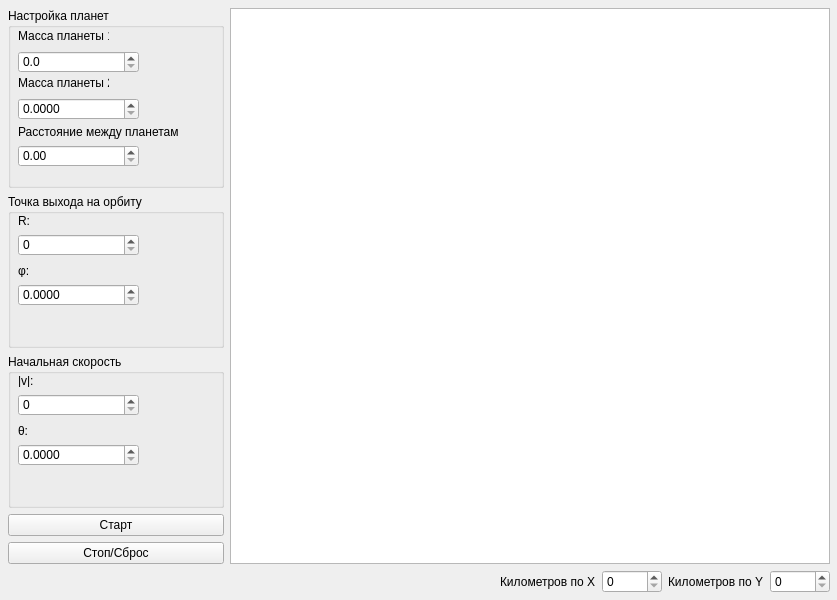
<?xml version="1.0" encoding="UTF-8"?>
<ui version="4.0">
 <class>form</class>
 <widget class="QWidget" name="form">
  <property name="geometry">
   <rect>
    <x>0</x>
    <y>0</y>
    <width>837</width>
    <height>600</height>
   </rect>
  </property>
  <property name="sizePolicy">
   <sizepolicy hsizetype="Expanding" vsizetype="Expanding">
    <horstretch>0</horstretch>
    <verstretch>0</verstretch>
   </sizepolicy>
  </property>
  <property name="maximumSize">
   <size>
    <width>837</width>
    <height>600</height>
   </size>
  </property>
  <property name="windowTitle">
   <string>form</string>
  </property>
  <widget class="QWidget" name="verticalLayoutWidget">
   <property name="geometry">
    <rect>
     <x>0</x>
     <y>0</y>
     <width>838</width>
     <height>601</height>
    </rect>
   </property>
   <layout class="QVBoxLayout" name="verticalLayout">
    <property name="leftMargin">
     <number>8</number>
    </property>
    <property name="topMargin">
     <number>8</number>
    </property>
    <property name="rightMargin">
     <number>8</number>
    </property>
    <property name="bottomMargin">
     <number>8</number>
    </property>
    <item>
     <layout class="QHBoxLayout" name="horizontalLayout_3">
      <property name="spacing">
       <number>6</number>
      </property>
      <property name="sizeConstraint">
       <enum>QLayout::SetDefaultConstraint</enum>
      </property>
      <item>
       <layout class="QVBoxLayout" name="verticalLayout_4" stretch="0,0,0,0,0">
        <property name="spacing">
         <number>6</number>
        </property>
        <item>
         <widget class="QGroupBox" name="groupBox_5">
          <property name="enabled">
           <bool>true</bool>
          </property>
          <property name="sizePolicy">
           <sizepolicy hsizetype="Preferred" vsizetype="Fixed">
            <horstretch>0</horstretch>
            <verstretch>0</verstretch>
           </sizepolicy>
          </property>
          <property name="minimumSize">
           <size>
            <width>0</width>
            <height>180</height>
           </size>
          </property>
          <property name="maximumSize">
           <size>
            <width>16777215</width>
            <height>16777215</height>
           </size>
          </property>
          <property name="title">
           <string>Настройка планет</string>
          </property>
          <widget class="QLabel" name="label_3">
           <property name="geometry">
            <rect>
             <x>10</x>
             <y>20</y>
             <width>91</width>
             <height>16</height>
            </rect>
           </property>
           <property name="text">
            <string>Масса планеты 1:</string>
           </property>
          </widget>
          <widget class="QLabel" name="label_4">
           <property name="geometry">
            <rect>
             <x>10</x>
             <y>116</y>
             <width>161</width>
             <height>16</height>
            </rect>
           </property>
           <property name="text">
            <string>Расстояние между планетами:</string>
           </property>
          </widget>
          <widget class="QDoubleSpinBox" name="weight_1">
           <property name="geometry">
            <rect>
             <x>10</x>
             <y>43</y>
             <width>121</width>
             <height>22</height>
            </rect>
           </property>
           <property name="decimals">
            <number>1</number>
           </property>
          </widget>
          <widget class="QDoubleSpinBox" name="distance">
           <property name="geometry">
            <rect>
             <x>10</x>
             <y>137</y>
             <width>121</width>
             <height>22</height>
            </rect>
           </property>
          </widget>
          <widget class="QLabel" name="label_9">
           <property name="geometry">
            <rect>
             <x>10</x>
             <y>67</y>
             <width>91</width>
             <height>16</height>
            </rect>
           </property>
           <property name="text">
            <string>Масса планеты 2:</string>
           </property>
          </widget>
          <widget class="QDoubleSpinBox" name="weight_2">
           <property name="geometry">
            <rect>
             <x>10</x>
             <y>90</y>
             <width>121</width>
             <height>22</height>
            </rect>
           </property>
           <property name="decimals">
            <number>4</number>
           </property>
          </widget>
         </widget>
        </item>
        <item>
         <widget class="QGroupBox" name="groupBox_6">
          <property name="enabled">
           <bool>true</bool>
          </property>
          <property name="maximumSize">
           <size>
            <width>16777215</width>
            <height>16777215</height>
           </size>
          </property>
          <property name="title">
           <string>Точка выхода на орбиту</string>
          </property>
          <widget class="QLabel" name="label_5">
           <property name="geometry">
            <rect>
             <x>10</x>
             <y>20</y>
             <width>47</width>
             <height>13</height>
            </rect>
           </property>
           <property name="text">
            <string>R:</string>
           </property>
          </widget>
          <widget class="QSpinBox" name="R">
           <property name="geometry">
            <rect>
             <x>10</x>
             <y>40</y>
             <width>121</width>
             <height>22</height>
            </rect>
           </property>
          </widget>
          <widget class="QLabel" name="label_6">
           <property name="geometry">
            <rect>
             <x>10</x>
             <y>70</y>
             <width>47</width>
             <height>13</height>
            </rect>
           </property>
           <property name="text">
            <string>φ:</string>
           </property>
          </widget>
          <widget class="QDoubleSpinBox" name="fi">
           <property name="geometry">
            <rect>
             <x>10</x>
             <y>90</y>
             <width>121</width>
             <height>22</height>
            </rect>
           </property>
           <property name="decimals">
            <number>4</number>
           </property>
          </widget>
         </widget>
        </item>
        <item>
         <widget class="QGroupBox" name="groupBox">
          <property name="sizePolicy">
           <sizepolicy hsizetype="Preferred" vsizetype="Preferred">
            <horstretch>0</horstretch>
            <verstretch>0</verstretch>
           </sizepolicy>
          </property>
          <property name="minimumSize">
           <size>
            <width>0</width>
            <height>0</height>
           </size>
          </property>
          <property name="maximumSize">
           <size>
            <width>16777215</width>
            <height>16777215</height>
           </size>
          </property>
          <property name="title">
           <string>Начальная скорость</string>
          </property>
          <widget class="QLabel" name="label_7">
           <property name="geometry">
            <rect>
             <x>10</x>
             <y>20</y>
             <width>47</width>
             <height>13</height>
            </rect>
           </property>
           <property name="text">
            <string>|v|:</string>
           </property>
          </widget>
          <widget class="QSpinBox" name="V">
           <property name="geometry">
            <rect>
             <x>10</x>
             <y>40</y>
             <width>121</width>
             <height>22</height>
            </rect>
           </property>
          </widget>
          <widget class="QDoubleSpinBox" name="teta">
           <property name="geometry">
            <rect>
             <x>10</x>
             <y>90</y>
             <width>121</width>
             <height>22</height>
            </rect>
           </property>
           <property name="decimals">
            <number>4</number>
           </property>
          </widget>
          <widget class="QLabel" name="label_8">
           <property name="geometry">
            <rect>
             <x>10</x>
             <y>70</y>
             <width>47</width>
             <height>13</height>
            </rect>
           </property>
           <property name="text">
            <string>θ:</string>
           </property>
          </widget>
         </widget>
        </item>
        <item>
         <widget class="QPushButton" name="start">
          <property name="enabled">
           <bool>true</bool>
          </property>
          <property name="minimumSize">
           <size>
            <width>0</width>
            <height>0</height>
           </size>
          </property>
          <property name="maximumSize">
           <size>
            <width>16777215</width>
            <height>16777215</height>
           </size>
          </property>
          <property name="text">
           <string>Старт</string>
          </property>
         </widget>
        </item>
        <item>
         <widget class="QPushButton" name="stop">
          <property name="enabled">
           <bool>true</bool>
          </property>
          <property name="maximumSize">
           <size>
            <width>16777215</width>
            <height>16777215</height>
           </size>
          </property>
          <property name="text">
           <string>Стоп/Сброс</string>
          </property>
         </widget>
        </item>
       </layout>
      </item>
      <item>
       <widget class="QChartView" name="graphicsView">
        <property name="enabled">
         <bool>true</bool>
        </property>
        <property name="sizePolicy">
         <sizepolicy hsizetype="Expanding" vsizetype="Expanding">
          <horstretch>0</horstretch>
          <verstretch>0</verstretch>
         </sizepolicy>
        </property>
        <property name="maximumSize">
         <size>
          <width>600</width>
          <height>600</height>
         </size>
        </property>
       </widget>
      </item>
     </layout>
    </item>
    <item>
     <layout class="QHBoxLayout" name="horizontalLayout_4">
      <property name="leftMargin">
       <number>0</number>
      </property>
      <property name="topMargin">
       <number>0</number>
      </property>
      <property name="rightMargin">
       <number>0</number>
      </property>
      <item>
       <widget class="QLabel" name="status">
        <property name="text">
         <string/>
        </property>
       </widget>
      </item>
      <item>
       <spacer name="horizontalSpacer">
        <property name="orientation">
         <enum>Qt::Horizontal</enum>
        </property>
        <property name="sizeHint" stdset="0">
         <size>
          <width>40</width>
          <height>20</height>
         </size>
        </property>
       </spacer>
      </item>
      <item>
       <widget class="QLabel" name="label">
        <property name="text">
         <string>Километров по X</string>
        </property>
       </widget>
      </item>
      <item>
       <widget class="QSpinBox" name="x_axis">
        <property name="sizePolicy">
         <sizepolicy hsizetype="Minimum" vsizetype="Fixed">
          <horstretch>0</horstretch>
          <verstretch>0</verstretch>
         </sizepolicy>
        </property>
        <property name="minimumSize">
         <size>
          <width>60</width>
          <height>0</height>
         </size>
        </property>
        <property name="maximumSize">
         <size>
          <width>200</width>
          <height>16777215</height>
         </size>
        </property>
        <property name="baseSize">
         <size>
          <width>0</width>
          <height>0</height>
         </size>
        </property>
       </widget>
      </item>
      <item>
       <widget class="QLabel" name="label_2">
        <property name="text">
         <string>Километров по Y</string>
        </property>
       </widget>
      </item>
      <item>
       <widget class="QSpinBox" name="y_axis">
        <property name="minimumSize">
         <size>
          <width>60</width>
          <height>0</height>
         </size>
        </property>
       </widget>
      </item>
     </layout>
    </item>
   </layout>
  </widget>
 </widget>
 <layoutdefault spacing="6" margin="11"/>
 <customwidgets>
  <customwidget>
   <class>QChartView</class>
   <extends>QGraphicsView</extends>
   <header>QtCharts</header>
  </customwidget>
 </customwidgets>
 <resources/>
 <connections/>
</ui>
